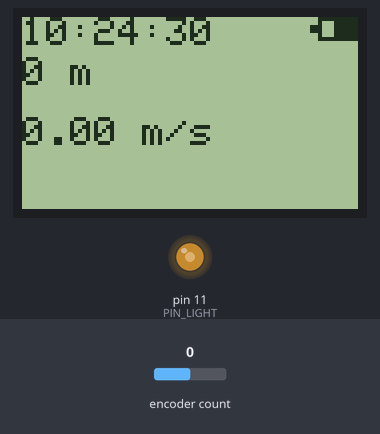
A sketch run on a simulated Arduino Uno, built with avr-gcc and run on an emulated ATmega328P. Parts: 84×48 one-colour display, output pins drawn as LEDs (lit = HIGH). Inputs (shaded band) come from the test bench; at power-on: encoder count 0. The display library's start-up logo is not drawn; the local clock reads 2024-03-15 10:24:30 at power-on unless the sketch sets it.

Above: at 0.6 s.
At 5.1 s:
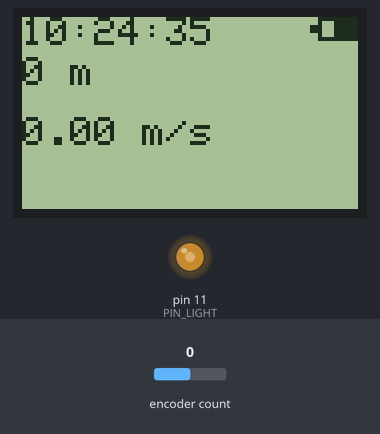
At 10.1 s:
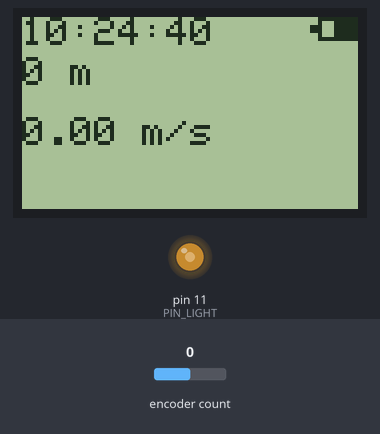
At 20.1 s:
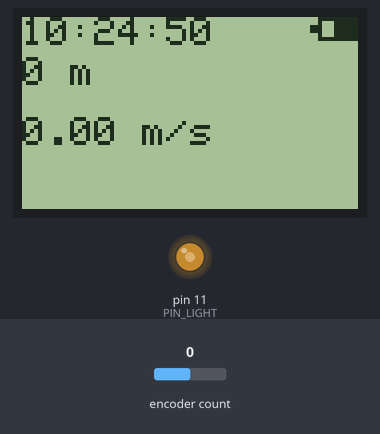
At 29.1 s:
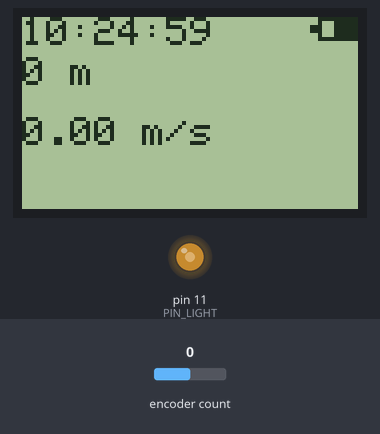
At 39.1 s:
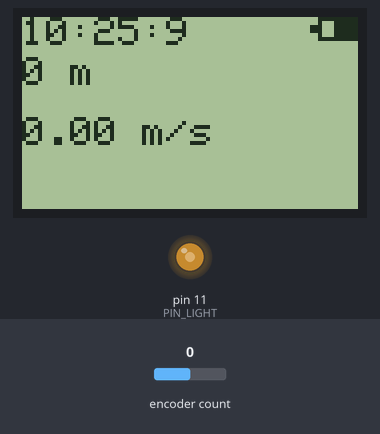

The sketch:

stradivario.ino
```cpp
#include <MS5611.h>
#include <RTClib.h>
#include <Wire.h>
#include <Encoder.h>
#include <Adafruit_GFX.h>
#include <Adafruit_PCD8544.h>
#include <MenuBackend.h>

//#define HAVE_SPEAKER
#define HAVE_SCREEN
//#define HAVE_SENSOR
#define HAVE_RTC

/*
 * General global variables
 */
#define SCREEN_REFRESH_TIME 500000  // In microseconds
float pressure;
float altitude;
float lastAltitude;
float velocity = 0;
float tim;
float lastRefresh = 0;
float currentTime = 0;
float lastTime = 0;
float alt;


/*
 * MS5611 Sensor
 * SCL -> pin A5
 * SDA -> pin A4
 */
MS5611 ms5611;


/*
 * RTC Module
 * SCL -> pin A5
 * SDA -> pin A4
 */
RTC_DS1307 rtc;

#define DATE_DAY 1
#define DATE_MONTH 2
#define DATE_YEAR 3
#define DATE_HOUR 4
#define DATE_MINUTE 5
uint8_t conf_date_displayed = 0;

uint16_t date_year;
uint8_t date_month;
uint8_t date_day;
uint8_t date_hour;
uint8_t date_minute;


/*
 * Nokia 5110 Screen
 * CLK   -> pin D7
 * DIN   -> pin D6
 * DC    -> pin D5
 * CE    -> pin D4
 * RST   -> pin D3
 * LIGHT -> pin D11
 */
#define PIN_CLK 7
#define PIN_DIN 6
#define PIN_DC 5
#define PIN_CE 4
#define PIN_RST 3
#define PIN_LIGHT 11
Adafruit_PCD8544 display = Adafruit_PCD8544(PIN_CLK, PIN_DIN, PIN_DC, PIN_CE, PIN_RST);


/*
 * Rotary Encoder
 */
#define ENCODER_STEP 4
#define CLICK_BUTTON 12
Encoder encoder(10, 11);
long currentPosition = 0;
int currentState = HIGH;

/*
 * Menu
 */
//bool menuIsUsed = false;

/*
 * Here all use events are handled
 * This is where you define a behaviour for a menu item
 */
/*void menuUseEvent(MenuUseEvent used) {
  Serial.println("Menu use ");
  Serial.println(used.item.getName());
}*/

/*
 * Here we get a notification whenever the user changes the menu
 * That is, when the menu is navigated
 */
/*void menuChangeEvent(MenuChangeEvent changed) {
  Serial.println("Menu change ");
  Serial.println(changed.from.getName());
  Serial.println("->");
  Serial.println(changed.to.getName());
}*/

/* MenuBackend menu = MenuBackend(menuUseEvent,menuChangeEvent);
MenuItem item1 = MenuItem(menu, "Item1", 1);
MenuItem item11 = MenuItem(menu, "Item11", 2);
MenuItem item12 = MenuItem(menu, "Item12", 2);
MenuItem item2 = MenuItem(menu, "Item2", 1);

void menuSetup() {
  menu.getRoot().add(item1);

  item1.addAfter(item2);
  item2.addAfter(item1);

  item1.addLeft(item1); //loop back if left on settings

  item1.addRight(item11);     //chain settings to  pin on right

  item11.addAfter(item12);
  item12.addAfter(item11);
}


void readButtons() {
  long newPosition = encoder.read();
  int newState = digitalRead(CLICK_BUTTON);

  if (newPosition != currentPosition && abs(newPosition - currentPosition) >= ENCODER_STEP) {
    if (newPosition > currentPosition) { // Right
      if (menuIsUsed) {
        menu.moveDown();
      }
    }
    else { // Left
      if (menuIsUsed) {
        menu.moveUp();
      }
    }
    currentPosition = newPosition;
  }

  if (newState != currentState) {
    if (newState == LOW) { // Click
      Serial.println("Click");
      if (!menuIsUsed) {
        menu.use();
        menuIsUsed = true;
      }
      else {
        menu.moveRight();
      }
    }
    currentState = newState;
  }
}*/

/*
 * Screen brightness. AnalogWrite values from 0 to 255
 */
/*void updateBrightness() { analogWrite(PIN_LIGHT, conf.light_cpt * 51); }*/

void setup() {
    //pinMode(CLICK_BUTTON, INPUT);
    //menuSetup();
    Serial.begin(9600);
    while (! Serial); // Wait until Serial is ready

    #ifdef HAVE_SCREEN
    display.begin();
    display.setContrast(60);
    display.display();
    pinMode(PIN_LIGHT, OUTPUT);
    analogWrite(PIN_LIGHT, 128);
    #endif

    #ifdef HAVE_SENSOR
    while (!ms5611.begin()) {
        Serial.println("Could not find MS5611 sensor, check wiring!");
        delay(500);
    }

    tim = micros();
    altitude = ms5611.getAltitude(ms5611.readPressure());
    #endif

    #ifdef HAVE_RTC
    while (!rtc.begin()) {
        Serial.println("Couldn't find RTC module, check wiring!");
        delay(500);
    }

    if (!rtc.isrunning()) {
        Serial.println("RTC is NOT running!");
        // following line sets the RTC to the date & time this sketch was compiled
        rtc.adjust(DateTime(F(__DATE__), F(__TIME__)));
    }
    #endif
}


void renderVario() {
    #ifdef HAVE_RTC
    DateTime now = rtc.now();
    #endif

    #ifdef HAVE_SCREEN
    display.clearDisplay();
    display.setTextSize(1);
    display.setTextColor(BLACK);

    display.setCursor(0,0);
    display.print(now.hour());
    display.print(":");
    display.print(now.minute());
    display.print(":");
    display.print(now.second());

    display.setCursor(0,10);
    display.print((int) altitude);
    display.print(" m");

    display.setCursor(0,25);
    display.print(velocity);
    display.print(" m/s");

    //Battery level
    uint8_t vccPixels = 5;
    uint8_t bat_x = 72;
    uint8_t bat_y = 0;
    display.drawRect(bat_x + 2, bat_y, 10, 6, BLACK);
    display.fillRect(bat_x, bat_y + 2, 2, 2, BLACK);
    display.fillRect(bat_x + 3 + 8 - vccPixels, bat_y + 1, vccPixels, 4, BLACK);

    display.display();
    #endif
}

void loop() {
    //readButtons();

    currentTime = micros();

    #ifdef HAVE_RTC
    /* DateTime now = rtc.now();

    Serial.print(now.year(), DEC);
    Serial.print('/');
    Serial.print(now.month(), DEC);
    Serial.print('/');
    Serial.print(now.day(), DEC);
    Serial.print(" (");
    Serial.print(now.dayOfTheWeek());
    Serial.print(") ");
    Serial.print(now.hour(), DEC);
    Serial.print(':');
    Serial.print(now.minute(), DEC);
    Serial.print(':');
    Serial.print(now.second(), DEC);
    Serial.println();
    delay(1000);*/
    #endif

    // Update screen
    if (currentTime - lastRefresh > SCREEN_REFRESH_TIME) {
        lastRefresh = currentTime;
        renderVario();
    }

    #ifdef HAVE_SENSOR
    pressure = 0.95 * pressure + 0.05 * ms5611.readPressure();
    altitude = 0.85 * altitude + 0.15 * ms5611.getAltitude(pressure);
    velocity = 0.85 * velocity + 150000 * (altitude - lastAltitude) / (currentTime - lastTime);
    lastAltitude = altitude;
    lastTime = currentTime;
    #endif

}
```

Measured:
- what the display in image 0 shows lasts 0.5 s, from 0.5 s to 1.0 s
- what the display in image 1 shows lasts 1.0 s, from 5.0 s to 6.0 s
